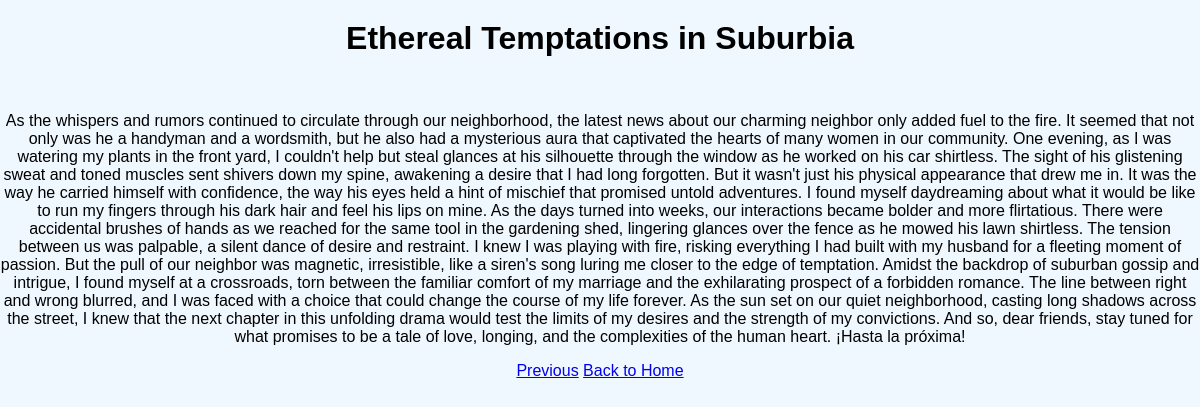
/page/4, run on the app's committed database.
### tables this page shows
CREATE TABLE pages
          (id INTEGER PRIMARY KEY,
          title TEXT,
          content TEXT,
          keywords TEXT,
          votes INTEGER,
          timestamp DATETIME DEFAULT CURRENT_TIMESTAMP);

### app.py (the view)
@app.route('/page/<int:page_id>')
def page(page_id):
    conn = get_db_connection()
    if page_id == 0:
        page_id = 1
    page = conn.execute('SELECT * FROM pages WHERE id = ?', (page_id,)).fetchone()
    conn.close()
    return render_template('page.html', page=page)

### app.py (called while the page is built)
def get_db_connection():
    conn = sqlite3.connect('database.db')
    conn.row_factory = sqlite3.Row
    return conn

### templates/page.html (shortened to what this page needs)
<!DOCTYPE html>
<html lang="en">
<head>
    <link rel="stylesheet" href="/static/page.css">
</head>
<body>
    <h1>{{ page.title }}</h1>
    <br/>
    <p>{{ page.content }}</p>
    <a href="/page/{{ page.id - 1}}">Previous</a>
    <a href="{{ url_for('index') }}">Back to Home</a>
</body>
</html>

### static/page.css (style rules this page uses)
body { background-color: #f0f8ff; font-family: Arial, sans-serif; text-align: center; margin: 0; padding: 0; }
h1 { margin-top: 20px; }

### data on the page
pages: title "Ethereal Temptations in Suburbia", content "As the whispers and rumors continued to circulate through our neighborhood, the latest news about our charming neighbor only added fuel to the fire. It seemed that not only was he a handyman and a wordsmith, but he also had a mysterious aura that captivated the hearts of many women in our community. One evening, as I was watering my plants in the front yard, I couldn't help but steal glances at his silhouette through the window as he worked on his car shirtless. The sight of his glistening sweat and toned muscles sent shivers down my spine, awakening a desire that I had long forgotten. But it wasn't just his physical appearance that drew me in. It was the way he carried himself with…"
